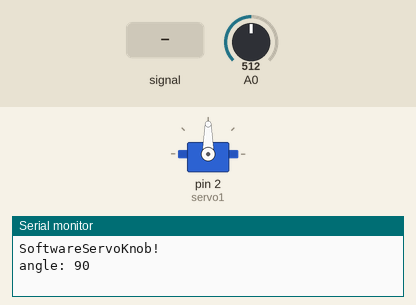
Simulated run of this sketch. Board: Arduino Uno, built with avr-gcc and run on an emulated ATmega328P. On the bench: servo, the last lines printed to the serial monitor. Wiring (inferred from the names in the program): servo: signal pin 2. The test bench sets the inputs (shaded band); at power-on: A0 = 512. Servo pulses on a pin are drawn as a servo (544–2400 µs = 0–180°).

Above: at 1.2 s.
1.3 s: A0 fed a 200 Hz sine of ±81 counts around its level
4.3 s: A0 set to 716
5.8 s: A0 set to 163
At 7.0 s:
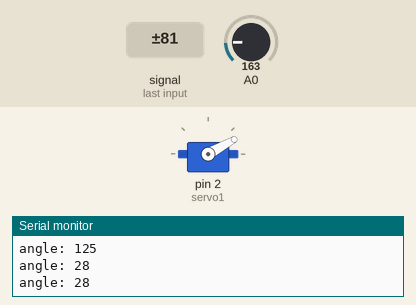
7.3 s: A0 set to 153
At 8.1 s:
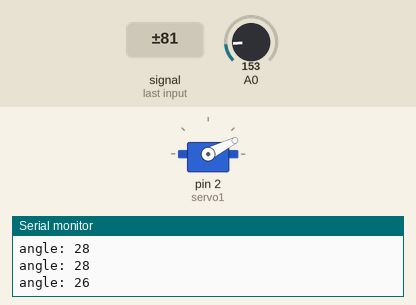
8.8 s: A0 set to 24
At 9.4 s:
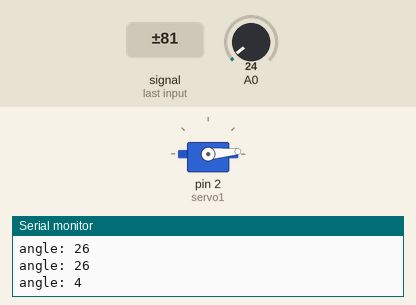
10.3 s: A0 set to 306
At 11.4 s:
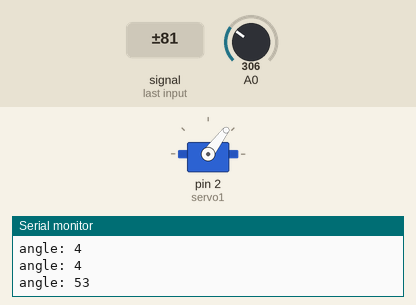
Timing chart, 0 to 12.8 s (numbered marks = the images above; inputs shaded):
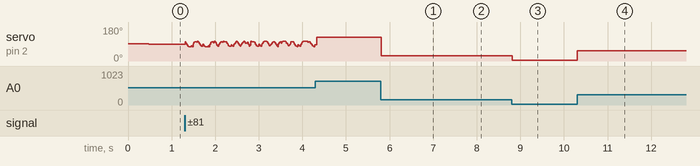

Measured:
- after the input at 5.8 s, servo on pin 2 (servo1): 125° → 29° at once
- after the input at 7.3 s, servo on pin 2 (servo1): 29° → 27° at once
- after the input at 8.8 s, servo on pin 2 (servo1): 27° → 5° at once
- after the input at 10.3 s, servo on pin 2 (servo1): 5° → 53° at once

The sketch:

SoftwareServoKnob.pde
```cpp
/*
 * Yet another of those "read the knob, move the servo" sketches.
 * But this time, uses the SoftwareServo library (aka "Servo") available
 * from: http://www.arduino.cc/playground/ComponentLib/Servo
 *
 * 2009, Tod E. Kurt, http://todbot.com/blog/
 */

#include "SoftwareServo.h"

SoftwareServo servo1;

int loopcnt = 0;

void setup()
{
  servo1.attach(2);  // pin 2 is our servo
  Serial.begin(19200);
  Serial.println("SoftwareServoKnob!");
}

void loop()
{
  int val = analogRead(0);  // read the knob

  val = map(val, 0,1023, 0,180); // convert to 0-180 degrees
  servo1.write(val);

  if( loopcnt++ == 500 ) {
    Serial.print("angle: ");
    Serial.println( val );
    loopcnt = 0;
  }

  SoftwareServo::refresh();
  delay(1);
}
```

SoftwareServo.cpp
```cpp
#include "SoftwareServo.h"

SoftwareServo *SoftwareServo::first;

#define NO_ANGLE (0xff)

SoftwareServo::SoftwareServo() : pin(0),angle(NO_ANGLE),pulse0(0),min16(34),max16(150),next(0)
{}

void SoftwareServo::setMinimumPulse(uint16_t t)
{
  min16 = t/16;
}

void SoftwareServo::setMaximumPulse(uint16_t t)
{
  max16 = t/16;
}

uint8_t SoftwareServo::attach(int pinArg)
{
  pin = pinArg;
  angle = NO_ANGLE;
  pulse0 = 0;
  next = first;
  first = this;
  digitalWrite(pin,0);
  pinMode(pin,OUTPUT);
  return 1;
}

void SoftwareServo::detach()
{
  for ( SoftwareServo **p = &first; *p != 0; p = &((*p)->next) ) {
    if ( *p == this) {
      *p = this->next;
      this->next = 0;
      return;
    }
  }
}

void SoftwareServo::write(int angleArg)
{
  if ( angleArg < 0) angleArg = 0;
  if ( angleArg > 180) angleArg = 180;
  angle = angleArg;
  // bleh, have to use longs to prevent overflow, could be tricky if always a 16MHz clock, but not true
  // That 64L on the end is the TCNT0 prescaler, it will need to change if the clock's prescaler changes,
  // but then there will likely be an overflow problem, so it will have to be handled by a human.
  pulse0 = (min16*16L*clockCyclesPerMicrosecond() + (max16-min16)*(16L*clockCyclesPerMicrosecond())*angle/180L)/64L;
}

uint8_t SoftwareServo::read()
{
  return angle;
}

uint8_t SoftwareServo::attached()
{
  for ( SoftwareServo *p = first; p != 0; p = p->next ) {
    if ( p == this) return 1;
  }
  return 0;
}

void SoftwareServo::refresh()
{
  uint8_t count = 0, i = 0;
  uint16_t base = 0;
  SoftwareServo *p;
  static unsigned long lastRefresh = 0;
  unsigned long m = millis();

  // if we haven't wrapped millis, and 20ms have not passed, then don't do anything
  if ( m >= lastRefresh && m < lastRefresh + 20) return;
  lastRefresh = m;

  for ( p = first; p != 0; p = p->next ) if ( p->pulse0) count++;
  if ( count == 0) return;

  // gather all the servos in an array
  SoftwareServo *s[count];
  for ( p = first; p != 0; p = p->next ) if ( p->pulse0) s[i++] = p;

  // bubblesort the servos by pulse time, ascending order
  for(;;) {
    uint8_t moved = 0;
    for ( i = 1; i < count; i++) {
      if ( s[i]->pulse0 < s[i-1]->pulse0) {
        SoftwareServo *t = s[i];
        s[i] = s[i-1];
        s[i-1] = t;
        moved = 1;
      }
    }
    if ( !moved) break;
  }

  // turn on all the pins
  // Note the timing error here... when you have many servos going, the
  // ones at the front will get a pulse that is a few microseconds too long.
  // Figure about 4uS/servo after them. This could be compensated, but I feel
  // it is within the margin of error of software servos that could catch
  // an extra interrupt handler at any time.
  for ( i = 0; i < count; i++) digitalWrite( s[i]->pin, 1);

  uint8_t start = TCNT0;
  uint8_t now = start;
  uint8_t last = now;

  // Now wait for each pin's time in turn..
  for ( i = 0; i < count; i++) {
    uint16_t go = start + s[i]->pulse0;

    // loop until we reach or pass 'go' time
    for (;;) {
      now = TCNT0;
      if ( now < last) base += 256;
      last = now;

      if ( base+now > go) {
        digitalWrite( s[i]->pin,0);
        break;
      }
    }
  }
}
```

SoftwareServo.h
```cpp
#ifndef SOFTWARESERVO_IS_IN
#define SOFTWARESERVO_IS_IN

#include <inttypes.h>
#include <WProgram.h>
#include <wiring.h>

class SoftwareServo
{
 private:
  uint8_t pin;
  uint8_t angle;       // in degrees
  uint16_t pulse0;     // pulse width in TCNT0 counts
  uint8_t min16;       // minimum pulse, 16uS units  (default is 34)
  uint8_t max16;       // maximum pulse, 16uS units, 0-4ms range (default is 150)
  class SoftwareServo *next;
  static SoftwareServo* first;
 public:
  SoftwareServo();
  uint8_t attach(int);     // attach to a pin, sets pinMode, returns 0 on failure, won't
  // position the servo until a subsequent write() happens
  void detach();
  void write(int);         // specify the angle in degrees, 0 to 180
  uint8_t read();
  uint8_t attached();
  void setMinimumPulse(uint16_t);  // pulse length for 0 degrees in microseconds, 540uS default
  void setMaximumPulse(uint16_t);  // pulse length for 180 degrees in microseconds, 2400uS default
  static void refresh();    // must be called at least every 50ms or so to keep servo alive
  // you can call more often, it won't happen more than once every 20ms
};

#endif
```
